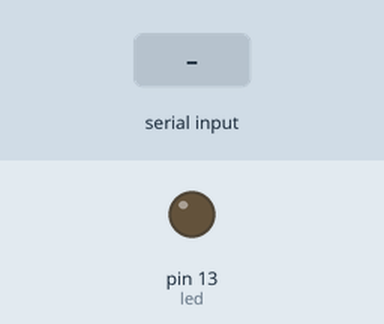
Simulated run of this sketch. Board: Arduino Uno, built with avr-gcc and run on an emulated ATmega328P. Parts: output pins drawn as LEDs (lit = HIGH). The test bench sets the inputs (shaded band).

Above: at 1.2 s.
1.3 s: "1" received over Serial
At 1.9 s:
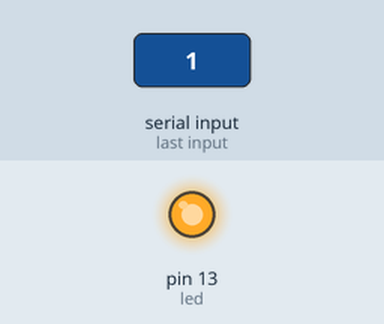
2.9 s: "0" received over Serial
At 4.3 s:
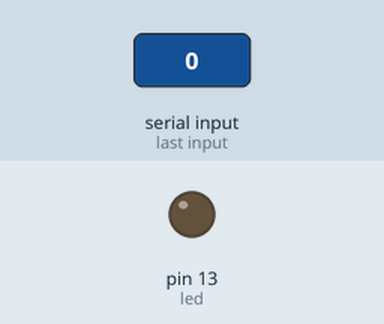
Timing chart, 0 to 5.9 s (numbered marks = the images above; inputs shaded):
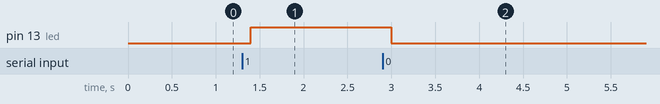

Measured:
- after the input at 1.3 s, pin 13 (led): LOW → HIGH after 0.10 s
- after the input at 2.9 s, pin 13 (led): HIGH → LOW after 0.10 s

The sketch:

hlo.ino
```cpp
const int led=13;
void setup() {
Serial.begin(9600);
pinMode(led,OUTPUT);

}


void loop() {
  char x;
  if(Serial.available())
  {
    x=Serial.read();
    if(x=='1')
    digitalWrite(led,HIGH);
    if(x=='0')
    digitalWrite(led,LOW);
  }
  delay(100);

}
```
